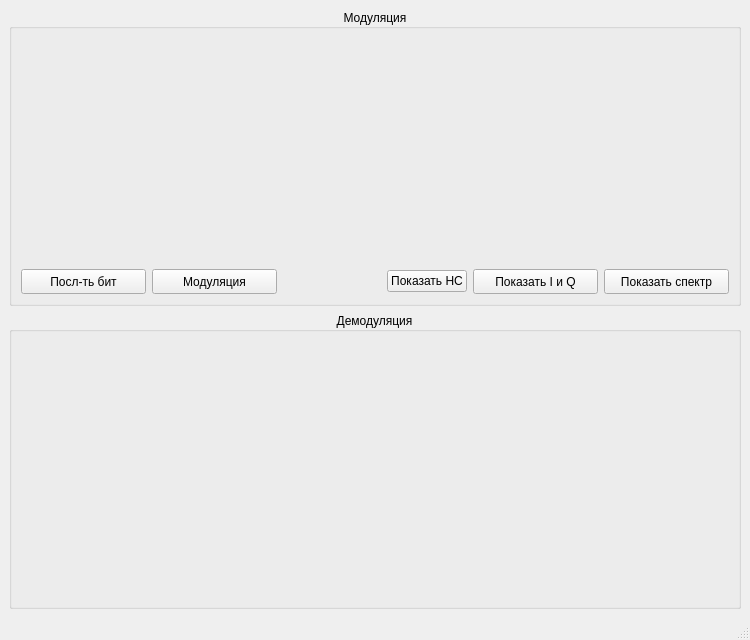
<?xml version="1.0" encoding="UTF-8"?>
<ui version="4.0">
 <class>MainWindow</class>
 <widget class="QMainWindow" name="MainWindow">
  <property name="geometry">
   <rect>
    <x>0</x>
    <y>0</y>
    <width>750</width>
    <height>640</height>
   </rect>
  </property>
  <property name="minimumSize">
   <size>
    <width>750</width>
    <height>640</height>
   </size>
  </property>
  <property name="windowTitle">
   <string>Квадратурная модуляция (QPSK)</string>
  </property>
  <widget class="QWidget" name="centralwidget">
   <layout class="QVBoxLayout" name="verticalLayout_7">
    <item>
     <layout class="QGridLayout" name="gridLayout">
      <item row="0" column="0">
       <widget class="QGroupBox" name="groupBox">
        <property name="title">
         <string>Модуляция</string>
        </property>
        <property name="alignment">
         <set>Qt::AlignCenter</set>
        </property>
        <property name="flat">
         <bool>false</bool>
        </property>
        <layout class="QVBoxLayout" name="verticalLayout_2">
         <item>
          <layout class="QVBoxLayout" name="verticalLayout">
           <item>
            <widget class="PlotWidget" name="inputModSignal" native="true">
             <property name="sizePolicy">
              <sizepolicy hsizetype="Preferred" vsizetype="Expanding">
               <horstretch>0</horstretch>
               <verstretch>0</verstretch>
              </sizepolicy>
             </property>
            </widget>
           </item>
          </layout>
         </item>
         <item>
          <layout class="QVBoxLayout" name="verticalLayout_4">
           <item>
            <widget class="PlotWidget" name="outputModSignal" native="true">
             <property name="sizePolicy">
              <sizepolicy hsizetype="Preferred" vsizetype="Expanding">
               <horstretch>0</horstretch>
               <verstretch>0</verstretch>
              </sizepolicy>
             </property>
            </widget>
           </item>
          </layout>
         </item>
         <item>
          <layout class="QHBoxLayout" name="horizontalLayout_3">
           <item>
            <widget class="QPushButton" name="getInputBitsButton">
             <property name="sizePolicy">
              <sizepolicy hsizetype="Expanding" vsizetype="Fixed">
               <horstretch>0</horstretch>
               <verstretch>0</verstretch>
              </sizepolicy>
             </property>
             <property name="minimumSize">
              <size>
               <width>125</width>
               <height>25</height>
              </size>
             </property>
             <property name="maximumSize">
              <size>
               <width>16777215</width>
               <height>25</height>
              </size>
             </property>
             <property name="text">
              <string>Посл-ть бит</string>
             </property>
            </widget>
           </item>
           <item>
            <widget class="QPushButton" name="doModulationButton">
             <property name="minimumSize">
              <size>
               <width>125</width>
               <height>25</height>
              </size>
             </property>
             <property name="maximumSize">
              <size>
               <width>16777215</width>
               <height>25</height>
              </size>
             </property>
             <property name="text">
              <string>Модуляция</string>
             </property>
            </widget>
           </item>
           <item>
            <spacer name="horizontalSpacer">
             <property name="orientation">
              <enum>Qt::Horizontal</enum>
             </property>
             <property name="sizeHint" stdset="0">
              <size>
               <width>40</width>
               <height>10</height>
              </size>
             </property>
            </spacer>
           </item>
           <item>
            <widget class="QPushButton" name="showGeneralSignal">
             <property name="text">
              <string>Показать НС</string>
             </property>
            </widget>
           </item>
           <item>
            <widget class="QPushButton" name="showComponentsButton">
             <property name="minimumSize">
              <size>
               <width>125</width>
               <height>25</height>
              </size>
             </property>
             <property name="maximumSize">
              <size>
               <width>16777215</width>
               <height>25</height>
              </size>
             </property>
             <property name="text">
              <string>Показать I и Q</string>
             </property>
            </widget>
           </item>
           <item>
            <widget class="QPushButton" name="showSpectrumButton">
             <property name="minimumSize">
              <size>
               <width>125</width>
               <height>25</height>
              </size>
             </property>
             <property name="maximumSize">
              <size>
               <width>16777215</width>
               <height>25</height>
              </size>
             </property>
             <property name="text">
              <string>Показать спектр</string>
             </property>
            </widget>
           </item>
          </layout>
         </item>
        </layout>
       </widget>
      </item>
      <item row="1" column="0">
       <widget class="QGroupBox" name="groupBox_2">
        <property name="title">
         <string>Демодуляция</string>
        </property>
        <property name="alignment">
         <set>Qt::AlignCenter</set>
        </property>
        <layout class="QVBoxLayout" name="verticalLayout_3">
         <item>
          <layout class="QVBoxLayout" name="verticalLayout_5">
           <item>
            <widget class="PlotWidget" name="inputDemodSignal" native="true">
             <property name="sizePolicy">
              <sizepolicy hsizetype="Preferred" vsizetype="Expanding">
               <horstretch>0</horstretch>
               <verstretch>0</verstretch>
              </sizepolicy>
             </property>
            </widget>
           </item>
          </layout>
         </item>
         <item>
          <layout class="QVBoxLayout" name="verticalLayout_6">
           <item>
            <widget class="PlotWidget" name="outputDemodSignal" native="true">
             <property name="sizePolicy">
              <sizepolicy hsizetype="Preferred" vsizetype="Expanding">
               <horstretch>0</horstretch>
               <verstretch>0</verstretch>
              </sizepolicy>
             </property>
            </widget>
           </item>
          </layout>
         </item>
        </layout>
       </widget>
      </item>
     </layout>
    </item>
   </layout>
  </widget>
  <widget class="QMenuBar" name="menubar">
   <property name="geometry">
    <rect>
     <x>0</x>
     <y>0</y>
     <width>750</width>
     <height>22</height>
    </rect>
   </property>
  </widget>
  <widget class="QStatusBar" name="statusbar"/>
 </widget>
 <customwidgets>
  <customwidget>
   <class>PlotWidget</class>
   <extends>QWidget</extends>
   <header>pyqtgraph</header>
   <container>1</container>
  </customwidget>
 </customwidgets>
 <resources/>
 <connections/>
</ui>
